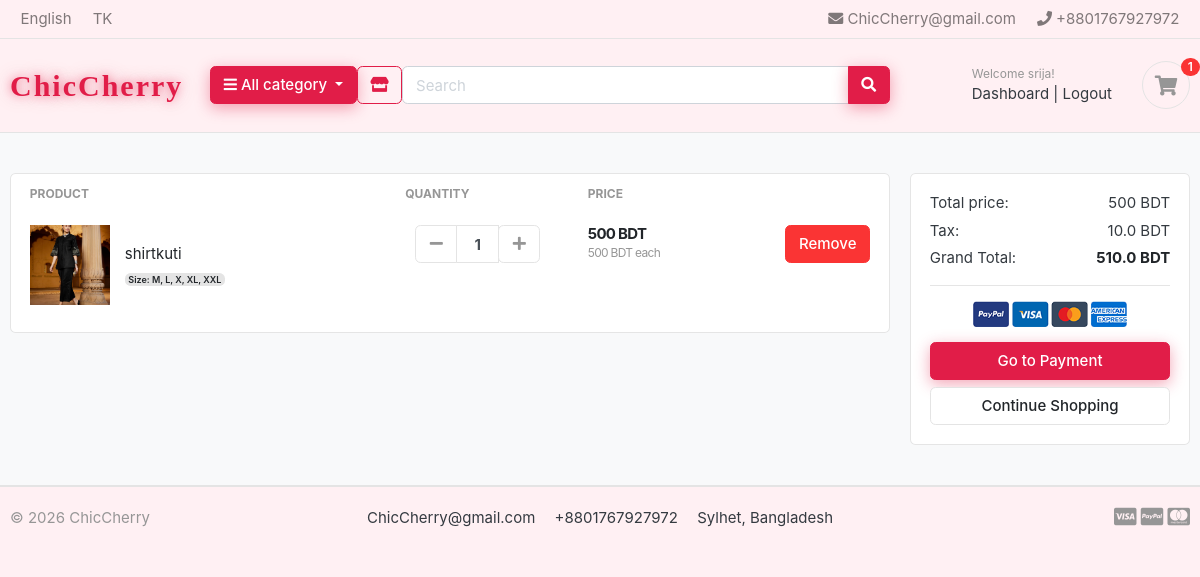
The app's page /cart/ (signed in) with its own data.
### store/models.py (models this page shows, shortened)
class FooterSettings(models.Model):
    logo_text    = models.CharField(max_length=100, default='ChicCherry')
    header_email = models.EmailField(default='ChicCherry@gmail.com')
    header_phone = models.CharField(max_length=30, default='+8801701020304')
    email        = models.EmailField(default='ChicCherry@gmail.com')
    phone        = models.CharField(max_length=30, default='+8801701020304')
    address      = models.CharField(max_length=200, default='Sylhet, Bangladesh')
    copy         = models.CharField(max_length=200, default='© 2025 ChicCherry')
    show_visa    = models.BooleanField(default=True)
    show_paypal  = models.BooleanField(default=True)
    show_master  = models.BooleanField(default=True)
    show_amex    = models.BooleanField(default=False)
    show_stripe  = models.BooleanField(default=False)
    class Meta:
        verbose_name = verbose_name_plural = 'Footer Settings'
    @classmethod
    def get(cls):
        obj, _ = cls.objects.get_or_create(pk=1)
        return obj

class Product(models.Model):
    product_name    = models.CharField(max_length=200, unique=True)
    slug            = models.SlugField(max_length=200, unique=True)
    description     = models.TextField(max_length=500, blank=True)
    price           = models.IntegerField()
    discount_percent = models.PositiveIntegerField(default=0, help_text='Discount percentage (0 = no discount)')
    images          = models.ImageField(upload_to='photos/products')
    stock           = models.IntegerField()
    is_available    = models.BooleanField(default=True)
    category        = models.ForeignKey(Category, on_delete=models.CASCADE)
    created_date    = models.DateTimeField(auto_now_add=True)
    modified_date   = models.DateTimeField(auto_now=True)
    def get_url(self):
        return reverse('product_detail_slug', args=[self.category.slug, self.slug])

class Variation(models.Model):
    product            = models.ForeignKey(Product, on_delete=models.CASCADE)
    variation_category = models.ForeignKey(VariationCategory, on_delete=models.CASCADE)
    variation_value    = models.CharField(max_length=100)
    is_active          = models.BooleanField(default=True)
    created_date       = models.DateTimeField(auto_now=True)
    objects = VariationManager()

class VariationCategory(models.Model):
    name = models.CharField(max_length=100, unique=True)
    def __str__(self):
        return self.name
    class Meta:
        verbose_name_plural = 'Variation Categories'

### accounts/models.py (models this page shows, shortened)
class Account(AbstractBaseUser):
    first_name      = models.CharField(max_length=50)
    last_name       = models.CharField(max_length=50)
    username        = models.CharField(max_length=50, unique=True)
    email           = models.EmailField(max_length=100, unique=True)
    phone_number    = models.CharField(max_length=50)
    date_joined     = models.DateTimeField(auto_now_add=True)
    last_login      = models.DateTimeField(auto_now_add=True)
    is_admin        = models.BooleanField(default=False)
    is_staff        = models.BooleanField(default=False)
    is_active        = models.BooleanField(default=False)
    is_superadmin        = models.BooleanField(default=False)
    USERNAME_FIELD = 'email'
    REQUIRED_FIELDS = ['username', 'first_name', 'last_name']
    objects = MyAccountManager()

### carts/models.py (models this page shows, shortened)
class CartItem(models.Model):
    product = models.ForeignKey(Product, on_delete=models.CASCADE)
    variations = models.ManyToManyField(Variation, blank=True)
    cart = models.ForeignKey(Cart, on_delete=models.CASCADE)
    quantity = models.IntegerField()
    is_active = models.BooleanField(default=True)
    user = models.ForeignKey(Account, on_delete=models.CASCADE, null=True, blank=True)
    def sub_total(self):
        return self.product.price * self.quantity

### carts/views.py (the view)
# urls.py: path('', views.cart, name='cart'),
def cart(request):
    if request.user.is_authenticated:
        cart_items = CartItem.objects.filter(user=request.user, is_active=True)
    else:
        try:
            cart = Cart.objects.get(cart_id=_cart_id(request))
            cart_items = CartItem.objects.filter(cart=cart, is_active=True)
        except Cart.DoesNotExist:
            cart_items = []
    total = 0
    quantity = 0
    for cart_item in cart_items:
        total += cart_item.product.price * cart_item.quantity
        quantity += cart_item.quantity
    tax = (2 * total) / 100
    grand_total = total + tax
    context = {
        "cart_items": cart_items,
        "total": total,
        "quantity": quantity,
        "tax": tax,
        "grand_total": grand_total,
    }
    return render(request, "store/cart.html", context)

### ecommerce/context_processors.py (called while the page is built)
def footer_settings(request):
    from store.models import FooterSettings, PaymentMethod
    return {
        'footer': FooterSettings.get(),
        'footer_payment_methods': PaymentMethod.objects.filter(is_active=True),
    }

def cart_counter(request):
    cart_count = 0
    if 'admin' in request.path:
        return {}
    else:
        try:
            if request.user.is_authenticated:
                cart_items = CartItem.objects.all().filter(user=request.user, is_active=True)
            else:
                cart = Cart.objects.get(cart_id=_cart_id(request))
                cart_items = CartItem.objects.all().filter(cart=cart, is_active=True)
            for cart_item in cart_items:
                cart_count += cart_item.quantity
        except Cart.DoesNotExist:
            cart_count = 0
    return dict(cart_count=cart_count)

### ecommerce/templates/store/cart.html (shortened to what this page needs)
{% extends 'base.html' %}
{% load static %}
{% block content %}
<section class="section-content padding-y bg">
<div class="container">
{% if not cart_items %}
	<h2 class="text-center">Your Shopping Cart is Empty</h2>
	<br>
	<div class="text-center">
		<a href="{% url 'store' %}" class="btn btn-primary">Continue Shopping</a>
	</div>
{% else %}
<div class="row">
	<aside class="col-lg-9">
<div class="card">
<table class="table table-borderless table-shopping-cart">
<thead class="text-muted">
<tr class="small text-uppercase">
  <th scope="col">Product</th>
  <th scope="col" width="120">Quantity</th>
  <th scope="col" width="120">Price</th>
  <th scope="col" class="text-right" width="200"> </th>
</tr>
</thead>
<tbody>
{% for cart_item in cart_items %}
<tr>
	<td>
		<figure class="itemside align-items-center">
			<div class="aside"><img src="{{ cart_item.product.images.url }}" class="img-sm"></div>
			<figcaption class="info">
				<a href="{{ cart_item.product.get_url }}" class="title text-dark">
					{{ cart_item.product.product_name }}
				</a>
				{% if cart_item.variations.all %}
					<div class="small text-muted mt-1">
						{% for item in cart_item.variations.all %}
							<span class="badge badge-light mr-1">{{ item.variation_category|capfirst }}: {{ item.variation_value|capfirst }}</span>
						{% endfor %}
					</div>
				{% endif %}
			</figcaption>
		</figure>
	</td>
	<td>
					<div class="col">
						<div class="input-group input-spinner">
							<div class="input-group-prepend">
							<a href="{% url 'carts:remove_cart' cart_item.product.id cart_item.id %}" class="btn btn-light" type="button" id="button-plus"> <i class="fa fa-minus"></i> </a>
							</div>
							<input type="text" class="form-control"  value="{{ cart_item.quantity }}">
							<div class="input-group-append">
								<form action="{% url 'carts:add_cart' cart_item.product.id %}" method="POST">
									<button class="btn btn-light" type="submit" id="button-minus"> <i class="fa fa-plus"></i> </button>
								</form>
							</div>
						</div>
					</div>
	</td>
	<td>
		<div class="price-wrap">
			<var class="price">{{ cart_item.sub_total }} BDT</var>
			<small class="text-muted"> {{ cart_item.product.price }} BDT each </small>
		</div>
	</td>
	<td class="text-right">
	<form action="{% url 'carts:remove_cart_item' cart_item.product.id cart_item.id %}" method="POST" class="remove-form" style="display:inline;">
		<button type="submit" class="btn btn-danger">Remove</button>
	</form>
	</td>
</tr>
{% endfor %}
</tbody>
</table>
</div>
	</aside>
	<aside class="col-lg-3">
		<div class="card">
		<div class="card-body">
			<dl class="dlist-align">
			  <dt>Total price:</dt>
			  <dd class="text-right">{{total}} BDT</dd>
			</dl>
			<dl class="dlist-align">
			  <dt>Tax:</dt>
			  <dd class="text-right"> {{tax}} BDT</dd>
			</dl>
			<dl class="dlist-align">
			  <dt>Grand Total:</dt>
			  <dd class="text-right text-dark b"><strong>{{grand_total}} BDT</strong></dd>
			</dl>
			<hr>
			<p class="text-center mb-3">
				<img src="{% static './images/misc/payments.png' %}" height="26">
			</p>
			<a href="{% url 'carts:checkout' %}" class="btn btn-primary btn-block">Go to Payment</a>
			<a href="{% url 'store' %}" class="btn btn-light btn-block">Continue Shopping</a>
		</div>
		</div>
</aside>
</div>
{% endif %}
</div>
</section>
{% endblock %}

### ecommerce/templates/includes/navbar.html (shortened to what this page needs)
{% load static %}
<header class="section-header">
  <nav class="navbar p-md-0 navbar-expand-sm navbar-light border-bottom">
    <div class="container">
      <div class="collapse navbar-collapse" id="navbarTop4">
        <ul class="navbar-nav mr-auto">
          <li class="nav-item"><a href="#" class="nav-link">English</a></li>
          <li class="nav-item"><a href="#" class="nav-link">TK</a></li>
        </ul>
        <ul class="navbar-nav">
          <li><a href="mailto:{{ footer.header_email }}" class="nav-link"><i class="fa fa-envelope"></i> {{ footer.header_email }}</a></li>
          <li><a href="tel:{{ footer.header_phone }}" class="nav-link"><i class="fa fa-phone"></i> {{ footer.header_phone }}</a></li>
        </ul>
      </div>
    </div>
  </nav>
  <section class="header-main border-bottom">
    <div class="container">
      <div class="row align-items-center py-2">
        <div class="col-lg-2 col-md-3 col-6">
          <a href="{% url 'home' %}" style="font-family:'Baloo 2',cursive;color:#e11d48;font-size:30px;font-weight:800;letter-spacing:2px;text-decoration:none;text-shadow:0 0 8px rgba(225,29,72,0.5),0 0 20px rgba(225,29,72,0.3);display:inline-block;">
            {{ footer.logo_text }}
          </a>
        </div>
        <div class="col-lg col-md-6 col-12 d-flex align-items-center gap-2 flex-wrap">
          <div class="category-wrap dropdown d-inline-block">
            <button type="button" class="btn btn-primary dropdown-toggle" data-toggle="dropdown">
              <i class="fa fa-bars"></i> All category
            </button>
          </div>
          <a href="{% url 'store' %}" class="btn btn-outline-primary"><i class="fa fa-store"></i></a>
          <form action="{% url 'store' %}" method="get" class="search flex-grow-1">
            <div class="input-group">
              <input type="text" name="keyword" class="form-control" placeholder="Search" value="{{ request.GET.keyword }}">
              <div class="input-group-append">
                <button class="btn btn-primary" type="submit"><i class="fa fa-search"></i></button>
              </div>
            </div>
          </form>
        </div>
        <div class="col-lg-3 col-sm-6 col-6">
          <div class="d-flex justify-content-end align-items-center">
            <div class="widget-header">
              {% if user.is_authenticated %}
                <small class="title text-muted">Welcome {{ user.first_name }}!</small>
                <div>
                  <a href="{% url 'accounts:dashboard' %}">Dashboard</a>
                  <span class="dark-transp">|</span>
                  <a href="{% url 'accounts:logout' %}">Logout</a>
                </div>
              {% endif %}
            </div>
            <a href="{% url 'carts:cart' %}" class="widget-header pl-3 ml-3">
              <div class="icon icon-sm rounded-circle border"><i class="fa fa-shopping-cart"></i></div>
              <span id="cart-badge" class="badge badge-pill badge-danger notify">{{ cart_count }}</span>
            </a>
          </div>
        </div>
      </div>
    </div>
  </section>
</header>

### ecommerce/templates/includes/footer.html (shortened to what this page needs)
<footer class="section-footer border-top">
	<div class="container">
		<section class="footer-bottom border-top row">
			<div class="col-md-2">
				<p class="text-muted">{{ footer.copy }}</p>
			</div>
			<div class="col-md-8 text-md-center">
				<span class="px-2">{{ footer.email }}</span>
				<span class="px-2">{{ footer.phone }}</span>
				<span class="px-2">{{ footer.address }}</span>
			</div>
			<div class="col-md-2 text-md-right text-muted">
				{% if footer.show_visa %}<i class="fab fa-lg fa-cc-visa"></i>{% endif %}
				{% if footer.show_paypal %}<i class="fab fa-lg fa-cc-paypal"></i>{% endif %}
				{% if footer.show_master %}<i class="fab fa-lg fa-cc-mastercard"></i>{% endif %}
			</div>
		</section>
	</div>
</footer>

### static/css/ui.css (style rules this page uses)
html { font-family: "Inter", sans-serif; font-size: 15px; }
.price-wrap { letter-spacing: -0.7px; }
.icon-xs, .icon-sm, .icon-md, .icon-lg { display: inline-block; text-align: center; flex-shrink: 0; flex-grow: 0; }
.icon-sm { width: 48px; height: 48px; line-height: 48px !important; font-size: 20px; }
.img-xs, .img-sm, .img-md, .img-lg { -o-object-fit: cover; object-fit: cover; flex-shrink: 0; flex-grow: 0; }
.img-sm { width: 80px; height: 80px; }
.padding-y { padding-top: 40px; padding-bottom: 40px; }
var { font-style: normal; }
figure { margin-bottom: 0; }
.bg { background-color: #f8f9fa; }
.b { font-weight: 600; }
p:last-child { margin-bottom: 0; }
.header-main { position: relative; padding-top: 1rem; padding-bottom: 1rem; }
.widget-header { display: inline-block; vertical-align: middle; position: relative; }
.widget-header a { color: #343a40; }
.widget-header i { color: #969696; }
.widget-header .title { display: block; }
.widget-header .notify { position: absolute; top: -3px; right: -10px; }
.footer-bottom { padding-top: 20px; padding-bottom: 20px; }
.btn-light { background-color: #fff; border-color: #e4e4e4; }
.btn-light i { color: #969696; }
.itemside { position: relative; display: flex; width: 100%; }
.itemside .aside { position: relative; flex-shrink: 0; }
.itemside .info { padding-left: 15px; padding-right: 7px; }
.itemside .title { display: block; margin-bottom: 5px; color: #212529; }
[class*=dlist-] { margin-bottom: 5px; }
[class*=dlist-] dd { margin-bottom: 0; }
.dlist-align { display: flex; }
.dlist-align dt { width: 150px; word-wrap: break-word; font-weight: normal; }
.dlist-align dd { flex-grow: 1; }
.notify { position: absolute; top: -4px; right: -10px; display: inline-block; padding: 0.25em 0.6em; font-size: 12px; line-height: 1; text-align: center; border-radius: 3rem; color: #fff; background-color: #fa3434; }
.price { font-weight: 600; color: #212529; }
.input-spinner { width: 125px; flex-wrap: nowrap; display: inline-flex; vertical-align: middle; }
.input-spinner input.form-control { text-align: center; max-width: 46px; font-weight: bold; flex-basis: 46px; border-color: #e4e4e4; flex-grow: 0; }
.input-spinner .btn { width: 42px; text-align: center; padding-left: 0.5rem; padding-right: 0.5rem; }
.table-shopping-cart.table td, .table-shopping-cart.table th { padding-left: 1.25rem; padding-right: 1.25rem; }
.table-shopping-cart .price-wrap { line-height: 1.2; }
.table-shopping-cart .price { font-weight: bold; margin-right: 5px; display: block; }

### static/css/custom.css (style rules this page uses)
body { background-color: #fff0f3 !important; overflow-x: hidden; }
a.btn-primary, button.btn-primary, input[type="submit"].btn-primary { background-color: #e11d48 !important; border-color: #e11d48 !important; color: #fff !important; box-shadow: 0 4px 15px rgba(225,29,72,0.4) !important; }
.btn-outline-primary { color: #e11d48 !important; border-color: #e11d48 !important; background-color: transparent !important; }

### records on screen
FooterSettings: header_email "ChicCherry@gmail.com", header_phone "+8801767927972", logo_text "ChicCherry", copy "© 2026 ChicCherry", email "ChicCherry@gmail.com", phone "+8801767927972", address "Sylhet, Bangladesh"
Account: first_name "srija"
CartItem: product.images (picture), product.product_name "shirtkuti", quantity "1", sub_total "500", product.price "500"
Variation: variation_category "Size", variation_value "M, L, X, XL, XXL"

### other values on screen
{{ cart_count }} "1"
{{ total }} "500"
{{ tax }} "10.0"
{{ grand_total }} "510.0"
